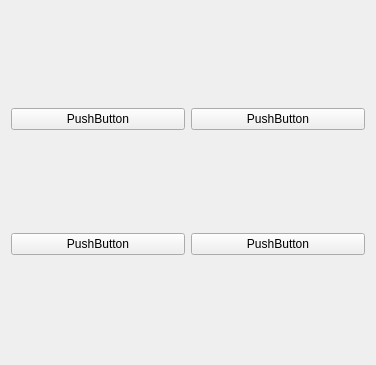
<?xml version="1.0" encoding="UTF-8"?>
<ui version="4.0">
 <class>Widget</class>
 <widget class="QWidget" name="Widget">
  <property name="geometry">
   <rect>
    <x>0</x>
    <y>0</y>
    <width>376</width>
    <height>365</height>
   </rect>
  </property>
  <property name="windowTitle">
   <string>Widget</string>
  </property>
  <layout class="QHBoxLayout" name="horizontalLayout">
   <item>
    <layout class="QVBoxLayout" name="verticalLayout">
     <item>
      <widget class="QPushButton" name="pushButton_2">
       <property name="text">
        <string>PushButton</string>
       </property>
      </widget>
     </item>
     <item>
      <widget class="QPushButton" name="pushButton_1">
       <property name="text">
        <string>PushButton</string>
       </property>
      </widget>
     </item>
    </layout>
   </item>
   <item>
    <layout class="QVBoxLayout" name="verticalLayout_2">
     <item>
      <widget class="QPushButton" name="pushButton_3">
       <property name="text">
        <string>PushButton</string>
       </property>
      </widget>
     </item>
     <item>
      <widget class="QPushButton" name="pushButton_4">
       <property name="text">
        <string>PushButton</string>
       </property>
      </widget>
     </item>
    </layout>
   </item>
  </layout>
 </widget>
 <resources/>
 <connections>
  <connection>
   <sender>pushButton_1</sender>
   <signal>clicked()</signal>
   <receiver>Widget</receiver>
   <slot>close()</slot>
   <hints>
    <hint type="sourcelabel">
     <x>93</x>
     <y>130</y>
    </hint>
    <hint type="destinationlabel">
     <x>198</x>
     <y>68</y>
    </hint>
   </hints>
  </connection>
  <connection>
   <sender>pushButton_2</sender>
   <signal>clicked()</signal>
   <receiver>Widget</receiver>
   <slot>button2_click()</slot>
   <hints>
    <hint type="sourcelabel">
     <x>95</x>
     <y>257</y>
    </hint>
    <hint type="destinationlabel">
     <x>219</x>
     <y>132</y>
    </hint>
   </hints>
  </connection>
 </connections>
 <slots>
  <slot>button2_click()</slot>
 </slots>
</ui>
